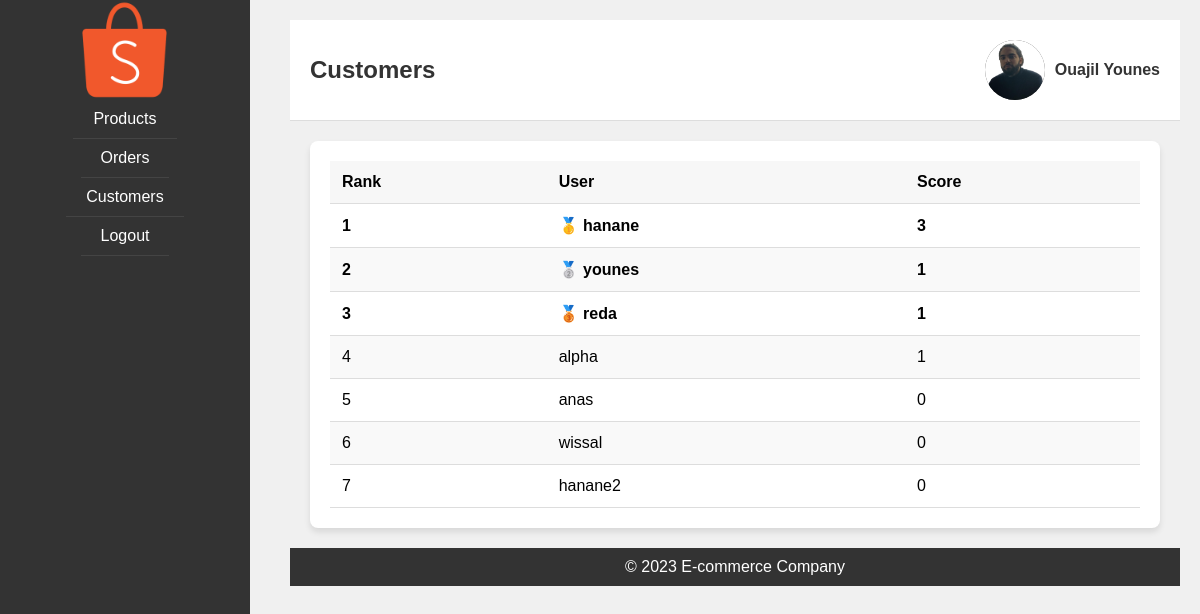
The app's page /leaderboard/, older data.
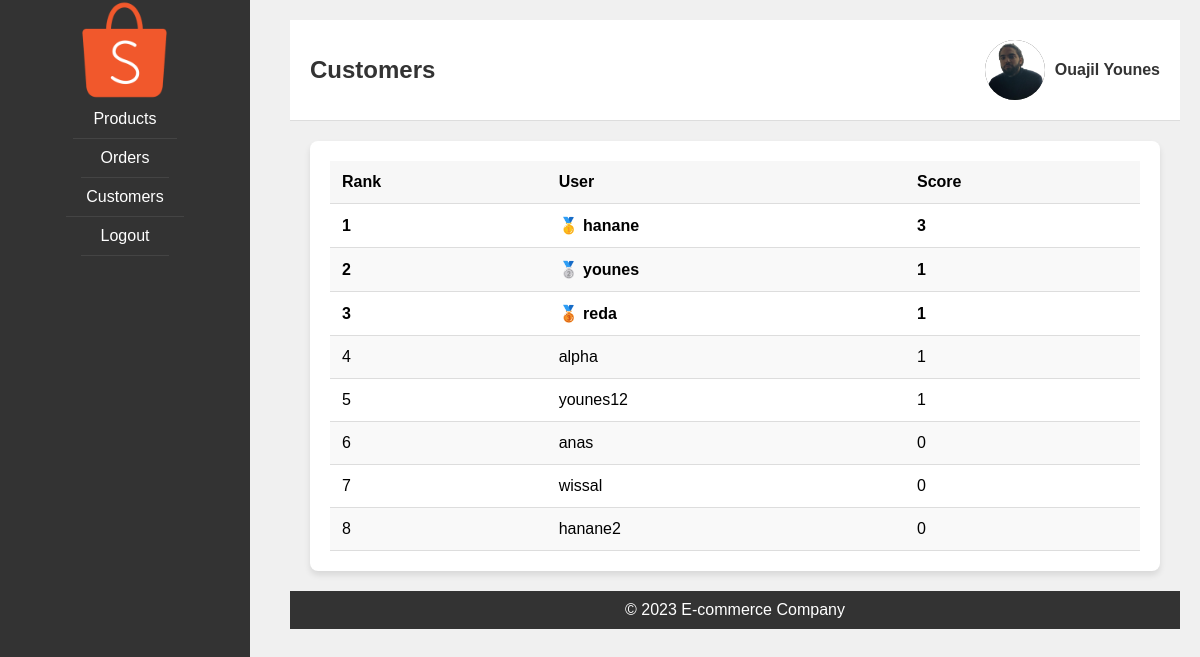
The same page, newer data.
### chop/models.py (models this page shows, shortened)
class Customer(models.Model):
    user = models.OneToOneField(User, null=True, blank=True, on_delete=models.CASCADE)
    score = models.IntegerField(default=0)

### chop/views.py (the view)
# urls.py: path('leaderboard/', views.leaderboard, name='leaderboard'),
def leaderboard(request):
    customers = Customer.objects.all().order_by('-score')  # Retrieve all customers ordered by score
    context = {
        'customers': customers
    }
    return render(request, 'customer_order.html', context)

### chop/context_processors.py (called while the page is built, shortened)
def user_info(request):
    customer = None
    return {'customer': customer}

### templates/customer_order.html (shortened to what this page needs)
{% extends 'homeAdmin.html' %}
{% load static %}
{% block content %}
<div class="content">
    <div class="header">
        <div class="page-title">Customers</div>
        <div class="user-profile">
                <img class="user-avatar" src="{%static 'img/ownerpic.png'%}">
            <div class="user-name">Ouajil Younes</div>
        </div>
    </div>
    <div class="leaderboard-container">
        <div class="table-responsive">
            <table class="leaderboard-table">
                <thead>
                    <tr>
                        <th>Rank</th>
                        <th>User</th>
                        <th>Score</th>
                    </tr>
                </thead>
                <tbody>
                    {% for customer in customers %}
                        <tr {% if forloop.counter <= 3 %}class="top-users"{% endif %}>
                            <td>{{ forloop.counter }}</td>
                            <td>
                                {% if forloop.first %}
                                    🥇 {{ customer.user.username }}
                                {% elif forloop.counter == 2 %}
                                    🥈 {{ customer.user.username }}
                                {% elif forloop.counter == 3 %}
                                    🥉 {{ customer.user.username }}
                                {% else %}
                                    {{ customer.user.username }}
                                {% endif %}
                            </td>
                            <td>{{ customer.score }}</td>
                        </tr>
                    {% endfor %}
                </tbody>
            </table>
        </div>
    </div>
{% endblock content %}

### templates/homeAdmin.html (shortened to what this page needs)
<!DOCTYPE html>
<html>
<head>
    {%load static%}
</head>
<body>
    <div class="sidebar">
        <img src="{% static 'img/pngegg.png' %}" alt="Your Logo" width="100" height="100">
        <a href="{% url 'products' %}" class="menu-item">Products</a>
        <a href="{% url 'order_list' %}" class="menu-item">Orders</a>
        <a href="{% url 'leaderboard' %}" class="menu-item">Customers</a>
        <a href="{% url 'logout' %}" class="menu-item">Logout</a>
    </div>
        {% block content %}
        {% endblock content %}
</body>
<footer>
    <div class="footer">
    &copy; 2023 E-commerce Company
 </div>
</footer>
</html>

### templates/homeAdmin.html (style rules this page uses)
body { font-family: Arial, sans-serif; margin: 0; padding: 0; background-color: #f0f0f0; }
.sidebar { background-color: #333; color: #fff; width: 250px; height: 100vh; position: fixed; top: 0; left: 0; overflow-y: auto; }
.menu-item { padding: 10px 20px; border-bottom: 1px solid #444; text-decoration: none; display: block; color: #fff; transition: background-color 0.3s; }
.content { margin-left: 270px; padding: 20px; }
.header { background-color: #fff; padding: 20px; display: flex; justify-content: space-between; align-items: center; border-bottom: 1px solid #ddd; }
.page-title { font-size: 24px; font-weight: bold; color: #333; }
.user-profile { display: flex; align-items: center; }
.user-avatar { width: 60px; height: 60px; border-radius: 50%; background-color: #444; margin-right: 10px; }
.user-name { font-weight: bold; color: #333; }
.footer { background-color: #333; color: #fff; text-align: center; padding: 10px; }
.sidebar { display: flex; flex-direction: column; padding: 0px; align-items: center; }

### templates/customer_order.html (style rules this page uses)
.leaderboard-container { margin: 20px; padding: 20px; background-color: #fff; border-radius: 8px; box-shadow: 0 4px 6px rgba(0, 0, 0, 0.1); }
.table-responsive { overflow-x: auto; }
.leaderboard-table { width: 100%; border-collapse: collapse; box-shadow: 0 4px 6px rgba(0, 0, 0, 0.1); }
.leaderboard-table th, .leaderboard-table td { padding: 12px; text-align: left; border-bottom: 1px solid #ddd; }
.leaderboard-table th { background-color: #f7f7f7; font-weight: bold; }
.leaderboard-table tr:nth-child(even) { background-color: #f9f9f9; }
.top-users { font-weight: bold; font-size: 16px; }

Row changes from the older to the newer data that the page shows:
added Customer: user.username "younes12", score "1"
